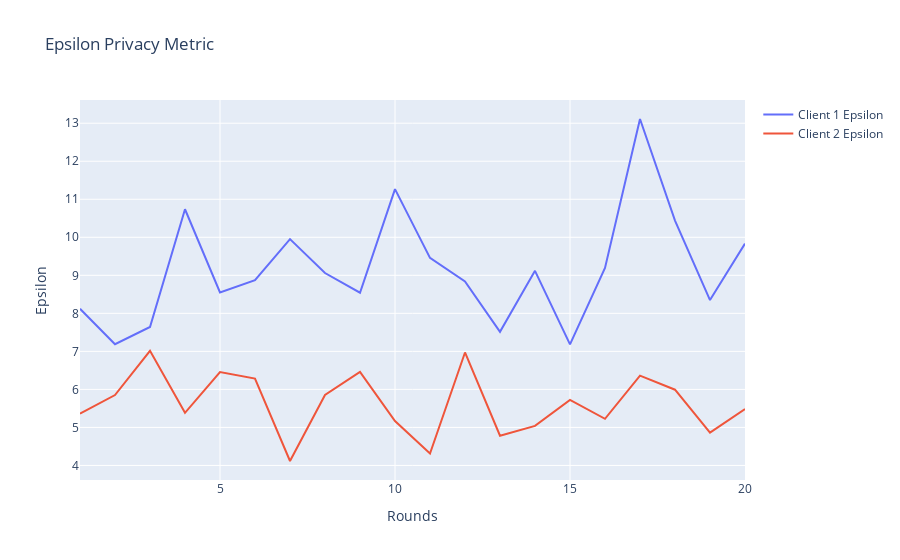
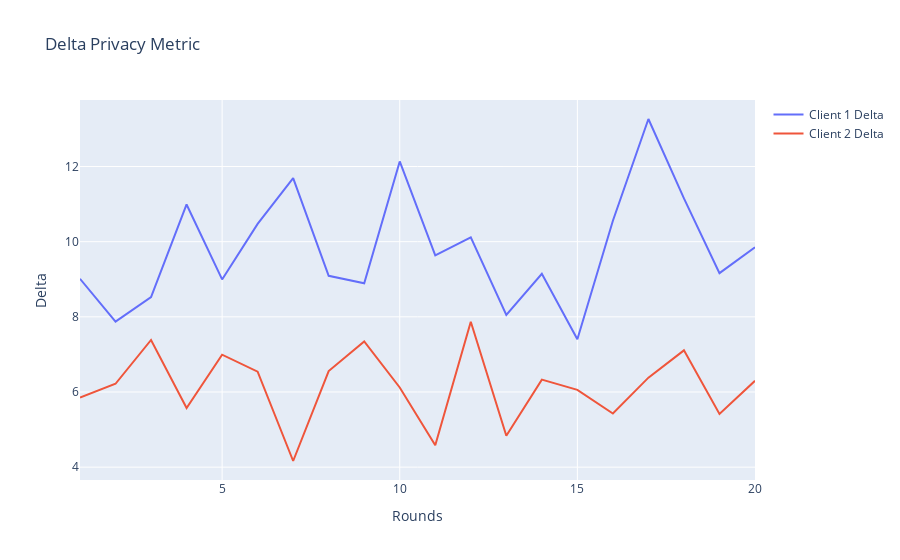

Notebook source saved alongside these figures, in order:
### Code cell
epsilon_c1 = [metrics[0] for metrics in C1_privacy_metrics]
delta_c1 = [metrics[1] for metrics in C1_privacy_metrics]

epsilon_c2 = [metrics[0] for metrics in C2_privacy_metrics]
delta_c2 = [metrics[1] for metrics in C2_privacy_metrics]

fig = go.Figure()

fig.add_trace(go.Scatter(x=rounds, y=epsilon_c1, mode='lines', name='Client 1 Epsilon'))
fig.add_trace(go.Scatter(x=rounds, y=epsilon_c2, mode='lines', name='Client 2 Epsilon'))

fig.update_layout(
    title='Epsilon Privacy Metric',
    xaxis=dict(title='Rounds'),
    yaxis=dict(title='Epsilon')
)

fig.show()


fig = go.Figure()

fig.add_trace(go.Scatter(x=rounds, y=delta_c1, mode='lines', name='Client 1 Delta'))
fig.add_trace(go.Scatter(x=rounds, y=delta_c2, mode='lines', name='Client 2 Delta'))

fig.update_layout(
    title='Delta Privacy Metric',
    xaxis=dict(title='Rounds'),
    yaxis=dict(title='Delta')
)

fig.show()

### Figure 1 — Plotly figure (JSON) as saved in the notebook; plotly's stock layout.template omitted (floating-point values rounded to 4 significant figures)
{"data": [{"mode": "lines", "name": "Client 1 Epsilon", "type": "scatter", "x": [1, 2, 3, 4, 5, 6, 7, 8, 9, 10, 11, 12, 13, 14, 15, 16, 17, 18, 19, 20], "y": [8.119, 7.189, 7.642, 10.74, 8.549, 8.873, 9.952, 9.06, 8.542, 11.27, 9.458, 8.84, 7.514, 9.117, 7.183, 9.195, 13.11, 10.44, 8.349, 9.833]}, {"mode": "lines", "name": "Client 2 Epsilon", "type": "scatter", "x": [1, 2, 3, 4, 5, 6, 7, 8, 9, 10, 11, 12, 13, 14, 15, 16, 17, 18, 19, 20], "y": [5.361, 5.85, 7.016, 5.385, 6.458, 6.285, 4.117, 5.854, 6.46, 5.169, 4.314, 6.971, 4.781, 5.041, 5.722, 5.226, 6.361, 5.992, 4.862, 5.485]}], "layout": {"title": {"text": "Epsilon Privacy Metric"}, "xaxis": {"title": {"text": "Rounds"}}, "yaxis": {"title": {"text": "Epsilon"}}}}

### Figure 2 — Plotly figure (JSON) as saved in the notebook; plotly's stock layout.template omitted (floating-point values rounded to 4 significant figures)
{"data": [{"mode": "lines", "name": "Client 1 Delta", "type": "scatter", "x": [1, 2, 3, 4, 5, 6, 7, 8, 9, 10, 11, 12, 13, 14, 15, 16, 17, 18, 19, 20], "y": [9.013, 7.872, 8.526, 10.99, 8.996, 10.47, 11.69, 9.091, 8.894, 12.14, 9.636, 10.11, 8.053, 9.146, 7.406, 10.56, 13.26, 11.15, 9.162, 9.85]}, {"mode": "lines", "name": "Client 2 Delta", "type": "scatter", "x": [1, 2, 3, 4, 5, 6, 7, 8, 9, 10, 11, 12, 13, 14, 15, 16, 17, 18, 19, 20], "y": [5.853, 6.219, 7.385, 5.573, 6.993, 6.54, 4.164, 6.557, 7.344, 6.12, 4.583, 7.87, 4.834, 6.328, 6.058, 5.428, 6.382, 7.108, 5.418, 6.299]}], "layout": {"title": {"text": "Delta Privacy Metric"}, "xaxis": {"title": {"text": "Rounds"}}, "yaxis": {"title": {"text": "Delta"}}}}
